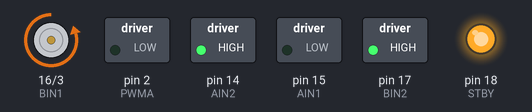
This sketch was run on a simulated Arduino Uno, built with avr-gcc and run on an emulated ATmega328P. On the bench: direction and speed pins drawn as motors (green arrow = direction pin HIGH = forward, orange = LOW = backward, longer = more drive, stopped while the standby pin is LOW), switched loads named in the sketch (green lamp = pin HIGH), output pins drawn as LEDs (lit = HIGH).

Above: at 0.3 s.
At 5.6 s:
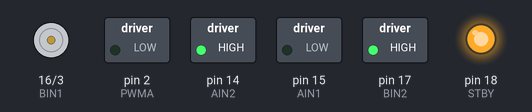
Timing chart, 0 to 12.2 s (numbered marks = the images above):
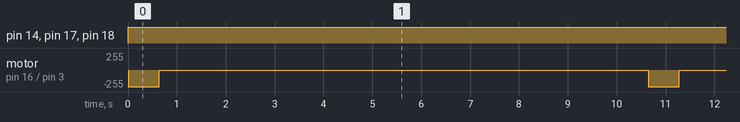

Measured:
- by itself, pin 14 (AIN2), pin 17 (BIN2), pin 18 (STBY): LOW → HIGH at 0.00 s
- by itself, motor on pin 16 (BIN1) / pin 3 (PWMB): alternates backward 250/255 for 0.64 s and stopped for 10.0 s

The sketch:

MotorTesting.ino
```cpp
int PWMA = 2;
int PWMB = 3;
int AIN1 = 15;
int AIN2 = 14;
int BIN1 = 16;
int BIN2 = 17;
int STBY = 18;
void setup() {
  pinMode(PWMA, OUTPUT);
  pinMode(STBY, OUTPUT);
  pinMode(PWMB, OUTPUT);
  pinMode(AIN1, OUTPUT);
  pinMode(AIN2, OUTPUT);
  pinMode(BIN1, OUTPUT);
  pinMode(BIN2, OUTPUT);

  Serial.begin(9600);

}

void loop() {
  // put your main code here, to run repeatedly:
  MotorWriting(100 , 250);
  delay(640);
  MotorWriting(0 , 0);
  delay(10000);
}

void MotorWriting(double vL , double vR) {
   digitalWrite(STBY, HIGH);
   if(vL<0) {
      digitalWrite(AIN1,HIGH);
      digitalWrite(AIN2,LOW);
      analogWrite(PWMA , (-1)*vL);
   }
   else if(vL>=0) {
      //向前轉
      digitalWrite(AIN1,LOW);
      digitalWrite(AIN2,HIGH);
      analogWrite(PWMA , vL);
   }
   if(vR<0){
      digitalWrite(BIN1,HIGH);
      digitalWrite(BIN2,LOW);
      analogWrite(PWMB , (-1)*vR);
   }
   else if(vR>=0){
      digitalWrite(BIN1,LOW);
      digitalWrite(BIN2,HIGH);
      analogWrite(PWMB , vR);
   }
}
```
